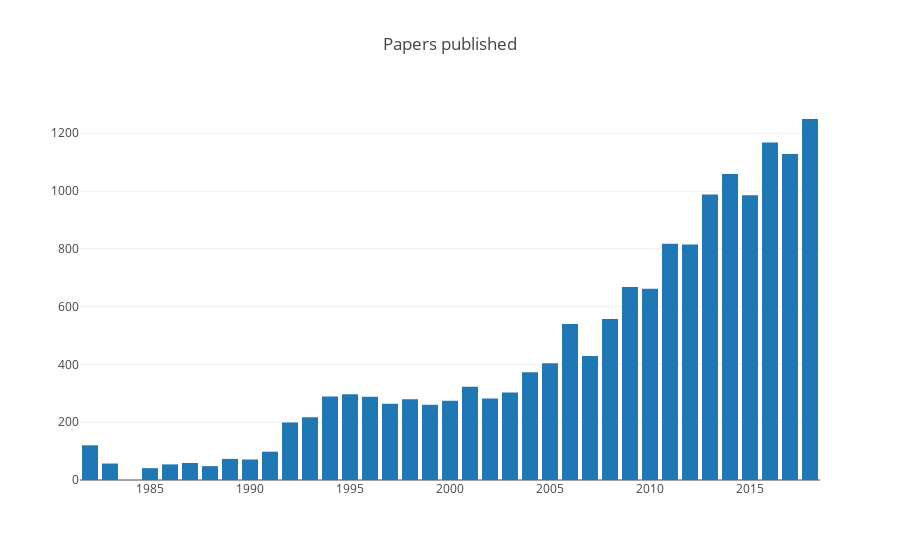

The notebook cell this image was saved under:
### Markdown cell above
# Basic statistics

### Code cell
data = chi.groupby('year')['paperid'].count().reset_index()

trace = go.Bar(x=data['year'],
               y=data['paperid'])

layout = go.Layout(title='Papers published')

fig = go.Figure(data=[trace], layout=layout)
plotly.offline.iplot(fig)
fig['layout']['font'] = dict(size=20)
pio.write_image(fig, 'reports/images/chi_papers.png')

### Figure 1 — Plotly figure (JSON) as saved in the notebook; plotly's stock layout.template omitted (floating-point values rounded to 4 significant figures)
{"data": [{"type": "bar", "uid": "fec5244f-6c8b-4e55-a7db-9d5e68377ed2", "x": [1982, 1983, 1985, 1986, 1987, 1988, 1989, 1990, 1991, 1992, 1993, 1994, 1995, 1996, 1997, 1998, 1999, 2000, 2001, 2002, 2003, 2004, 2005, 2006, 2007, 2008, 2009, 2010, 2011, 2012, 2013, 2014, 2015, 2016, 2017, 2018], "y": [120, 57, 41, 54, 59, 48, 73, 71, 98, 199, 217, 289, 297, 288, 264, 279, 260, 274, 323, 282, 303, 373, 404, 540, 429, 557, 668, 662, 817, 815, 988, 1059, 985, 1168, 1128, 1249]}], "layout": {"title": {"text": "Papers published"}}}
